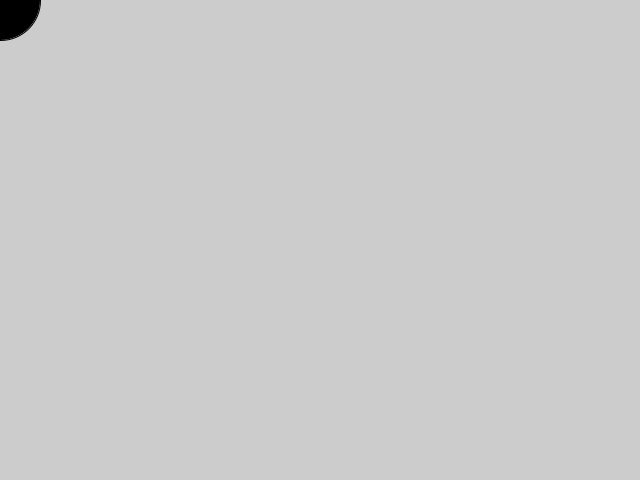
Frame 1 (no input)
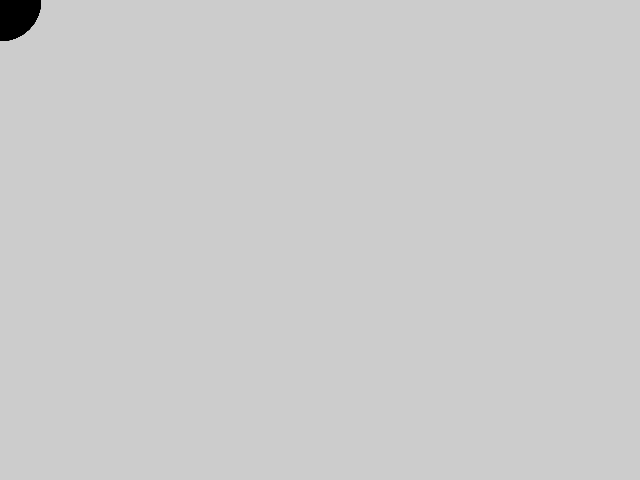
Frame 60 (the mouse pressed at the canvas centre just before this capture)
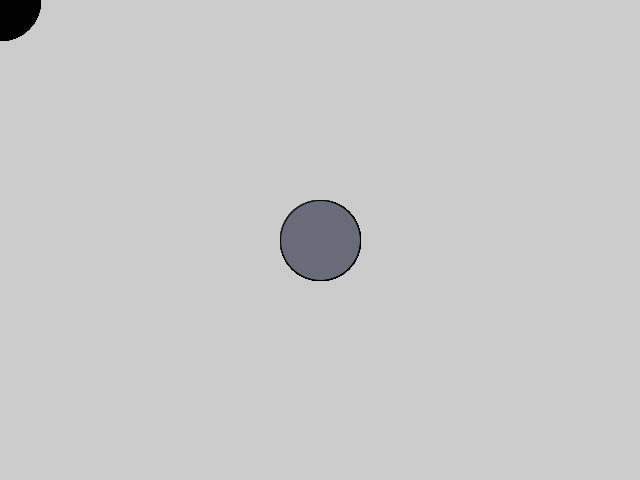
Frame 120 (the mouse held since frame 60 and released just before this capture)

The Processing sketch that drew these frames (run headless with seeded random() and noise(); from frame 60 on, the mouse is pressed at the canvas centre):

// Processing sketch: processing_119537
// ── processing_119537.pde

void setup() {
  size(640, 480);
}

void draw () {
  if (mousePressed) {
    fill(mouseX/3, mouseX/3, mouseY/2);
  } 
  else {
    fill(mouseY/2, mouseX-mouseY, mouseX/3);
  }
  ellipse(mouseX, mouseY, 80, 80);
}
